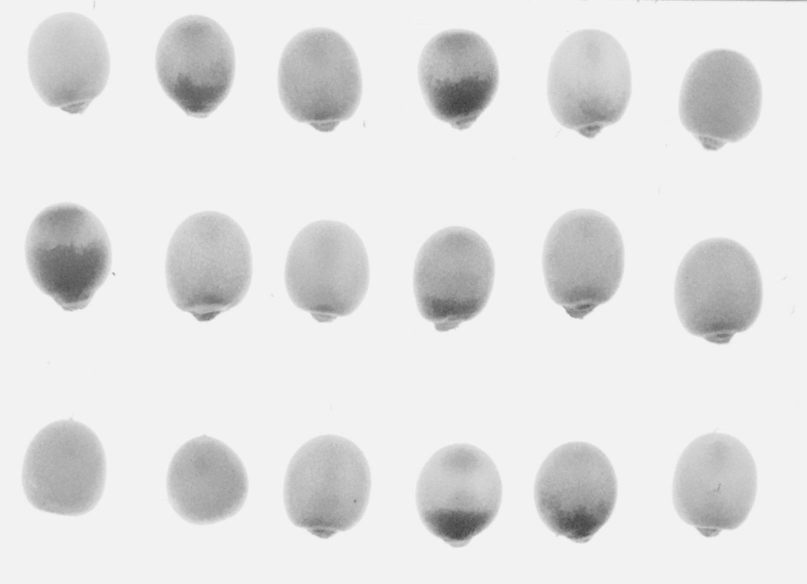
#> input picture kernelpheno/data/gray_normed/DSC05393.jpeg, 1614 x 1168 px (shown at 1/2 size)
$ python -i preprocess.py   (imports and definitions only)   (older library calls are emulated)
#> lines starting #> are read from the running program, lines starting #| are printed output that depends on the picture; after the words box and inside, x2 and y2 are one past the last pixel; in counts of white or black regions, pixels touching at a corner belong together
### kernelpheno/code/segmentation.py
from skimage.segmentation import slic
from skimage.io import imread, imsave
from skimage.color import rgb2gray
from skimage.measure import label, regionprops
from skimage.filters import threshold_otsu, gaussian
from skimage.color import label2rgb
from skimage.morphology import binary_closing, binary_opening, square
from skimage.util import invert
from skimage import img_as_float, img_as_int

import matplotlib.pyplot as plt
import numpy as np
import matplotlib.patches as mpatches
import os.path as osp
import os
import argparse
import logging

from logger import get_logger
from utils import create_name_from_path, show_image, is_gray

log = get_logger(level=logging.DEBUG)
#> further down, picture is the input picture: shape (1168, 1614, 3); min 58, max 252, mean 226.2

# [146 lines left out: functions normalize_images, draw_bounding_boxes, plot_bbx, segment_images, get_sorted_bboxes, not called in this run]


def test_get_sorted_bboxes():
    img = imread("/home/apages/pysrc/KernelPheno/data/sample_images/DSC05389.jpeg")
    get_sorted_bboxes(img, plot=True, fig_location="/home/apages/pysrc/KernelPheno/data/tests")


# [64 lines left out: functions sort_bbxs, get_thumbnails, test_get_thumbnails, segment_image, not called in this run]


def get_filter(image):
    # TODO: test this function
    if not is_gray(image):
        image = rgb2gray(image)
    thresh = threshold_otsu(image)
#> thresh = 0.814
    # clear speckled black pixels in the image
    filter = binary_closing(image > thresh, selem=square(10))
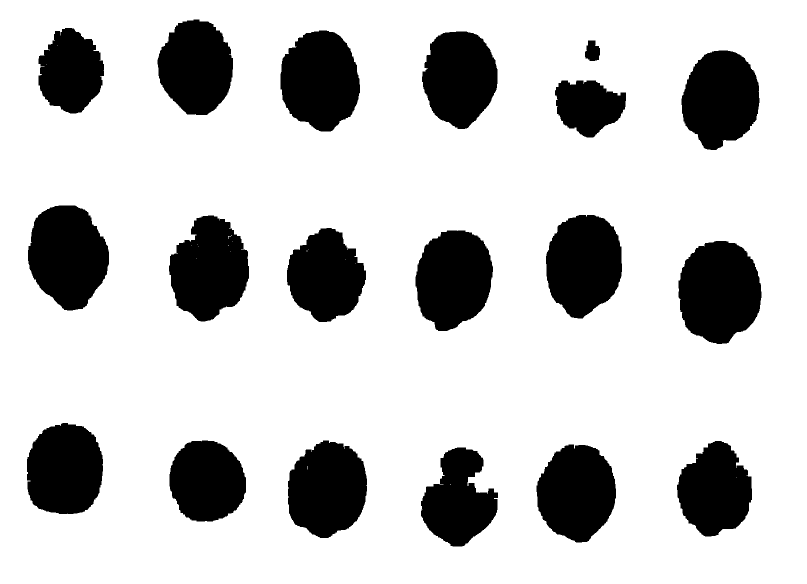
#> filter: shape (1168, 1614) bool (shown at 1/2 size); 79% white; 19 black regions, largest, box (x1, y1, x2, y2) and area: (1357, 482, 1523, 688) 26648, (56, 411, 218, 621) 25379, (561, 61, 720, 263) 24633
    # clear speckled white pixels in the image
    filter = binary_opening(filter, selem=square(15))
#> filter: shape (1168, 1614) bool; 78.9% white; 19 black regions, largest, box (x1, y1, x2, y2) and area: (1357, 482, 1523, 688) 26658, (56, 411, 218, 621) 25381, (561, 61, 720, 263) 24639
    return filter


# [102 lines left out: functions _get_bg_avg, test_gray_normal, __test_all, not called in this run]


# [22 lines that do not run on import are left out]

### kernelpheno/code/logger.py
import logging
# import coloredlogs
import os

_FORMAT = "%(asctime)s %(levelname)s | %(message)s"
_LOGGER = None

def get_logger(level = logging.ERROR, refresh = False):
    global _LOGGER

    logging.basicConfig()

    if not _LOGGER or refresh:
        logger = logging.getLogger(__name__)
        logger.setLevel(level)
        logger.propagate = False

#        os.environ['COLOREDLOGS_LOG_FORMAT'] = _FORMAT
#        os.environ['COLOREDLOGS_LEVEL_STYLES'] = \
#            'info=20;debug=15;warning=30;error=40;critical=50'

        if not logger.handlers:
            formatter = logging.Formatter(_FORMAT, "%H:%M:%S")
            handler   = logging.StreamHandler()
            handler.setFormatter(formatter)
            logger.addHandler(handler)

        # [11 lines of commented-out code are left out]

        _LOGGER = logger

#    coloredlogs.install(logger=_LOGGER)
    return _LOGGER

### kernelpheno/code/utils.py
import re
import os.path as osp
import matplotlib.pyplot as plt
import logging

from logger import get_logger

log = get_logger(level=logging.DEBUG)

# [47 lines left out: functions get_image_regex_pattern, create_name_from_path, not called in this run]


def is_gray(image):
    return True if image.ndim == 2 else False


# [9 lines left out: function show_image, not called in this run]

### kernelpheno/code/preprocess.py
from skimage.segmentation import clear_border
from skimage.io import imread, imsave
from skimage.color import rgb2gray, gray2rgb
from skimage.measure import label, regionprops
from skimage.filters import threshold_otsu
from skimage.morphology import closing, square
from skimage.util import invert
from skimage import img_as_float, img_as_ubyte

import matplotlib.pyplot as plt
import matplotlib.patches as mpatches
import pandas as pd
import numpy as np
import os
import os.path as osp
import logging
import click
import subprocess as sp
import traceback as tb

from logger import get_logger
from utils import (
    get_image_regex_pattern,
    show_image,
    is_gray,
    create_name_from_path
)
from segmentation import segment_image, get_filter

log = get_logger(level=logging.DEBUG)

''' GENERATE DATASET '''
# [186 lines left out: functions dataset, split_val, not called in this run]


''' CONVERSION FROM MISC IMAGE FORMATS TO JPG OR OTHERWISE SPECIFIED FORMAT '''

# [30 lines left out: function convert, not called in this run]


''' SEGMENTATION FUNCTION '''

# [38 lines left out: function segment, not called in this run]


''' NORMALIZE IMAGES '''
# [75 lines left out: function normalize, not called in this run]


''' PLOT BOUNDING BOXES '''
# [34 lines left out: function plot_bbox, not called in this run]


''' FUNCTIONS '''

# [104 lines left out: functions norm, test_norm, get_bg_avg, plot_bbx, not called in this run]


def get_sorted_bboxes(image):
    ''' Generate the sorted bounding boxes '''
    log.info('Getting sorted bounding boxes')
    filter = get_filter(image)
    cleared = clear_border(invert(filter))
    label_image = label(cleared)
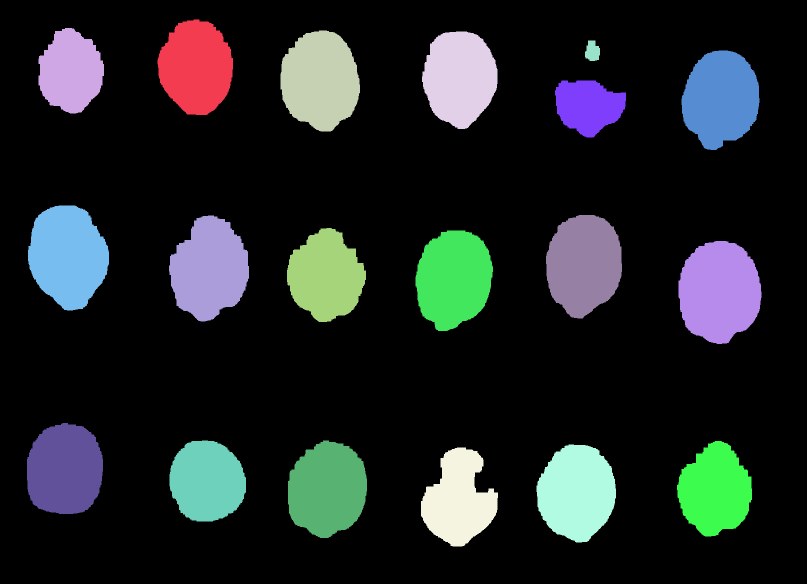
#> label_image: shape (1168, 1614) int32 (shown at 1/2 size); 20 distinct labels, from 0 to 19; one colour per label, 0 black
    coords = []
    for region in regionprops(label_image, coordinates='rc'):
        if (region.area < 1000) \
            or (region.area > 100000) \
            or ((region.major_axis_length / region.minor_axis_length) < 0.2) \
            or ((region.minor_axis_length / region.major_axis_length) < 0.2):
            continue

        coords.append(region.bbox) # minr, minc, maxr, maxc
#> this loop made 19 passes
#> after the loop, coords = 18 items, first 6: (39, 315, 230, 466), (56, 77, 227, 208), (61, 561, 263, 720), (63, 844, 258, 995), (101, 1363, 300, 1519), (161, 1110, 275, 1252)

    sorted_bbxs = _sort_bbxs(coords, image.shape[0])

    return sorted_bbxs


def _sort_bbxs(regions, num_rows):
    ''' Sort bboxes left to right, top to bottom '''
#> called with num_rows = 1168

    def overlap(el1, el2):
        ''' determine if bounding boxes overlap along a row '''
        upper_max = max(el1[0], el2[0])
        lower_min = min(el1[2], el2[2])
        return (upper_max < lower_min)

    rows = []

    while(len(regions)):
        sorted_by_y = sorted(regions, key=lambda x: x[0])
        first_el = sorted_by_y[0]
        rows.append([first_el])
        regions.remove(first_el)
        sorted_by_y.pop(0)
        for el in sorted_by_y:
            if overlap(el, first_el) or overlap(el, rows[-1][-1]):
                rows[-1].append(el)
                regions.remove(el)
#> this loop made 3 passes
#> first_el on passes 1 to 3: (39, 315, 230, 466), (411, 56, 621, 218), (846, 54, 1028, 206)
#> after the loop, regions = []; rows = 3 items

    sorted_bbxs = []
#> sorted_bbxs = []
    for row in rows:
        sorted_bbxs += sorted(row, key=lambda x: x[1])
#> this loop made 3 passes
#> after the loop, sorted_bbxs = 18 items, first 6: (56, 77, 227, 208), (39, 315, 230, 466), (61, 561, 263, 720), (63, 844, 258, 995), (161, 1110, 275, 1252), (101, 1363, 300, 1519)
    return sorted_bbxs


# [8 lines of commented-out code are left out]


# [2 lines not run here, left out]
    # generate_dataset(r'/home/apages/SCHNABLELAB/pysrc/KernelPheno/data/images',
    #                  r'/home/apages/SCHNABLELAB/pysrc/KernelPheno/data/dataset',
    #                  r'/home/apages/SCHNABLELAB/pysrc/KernelPheno/report.clean.csv')

>>> import cv2
>>> picture = cv2.cvtColor(cv2.imread('../data/gray_normed/DSC05393.jpeg'), cv2.COLOR_BGR2RGB)
>>> result = get_sorted_bboxes(picture)
#> result has the same summary as sorted_bbxs in _sort_bbxs

$ run again, on kernelpheno/data/images/DSC05398.jpeg
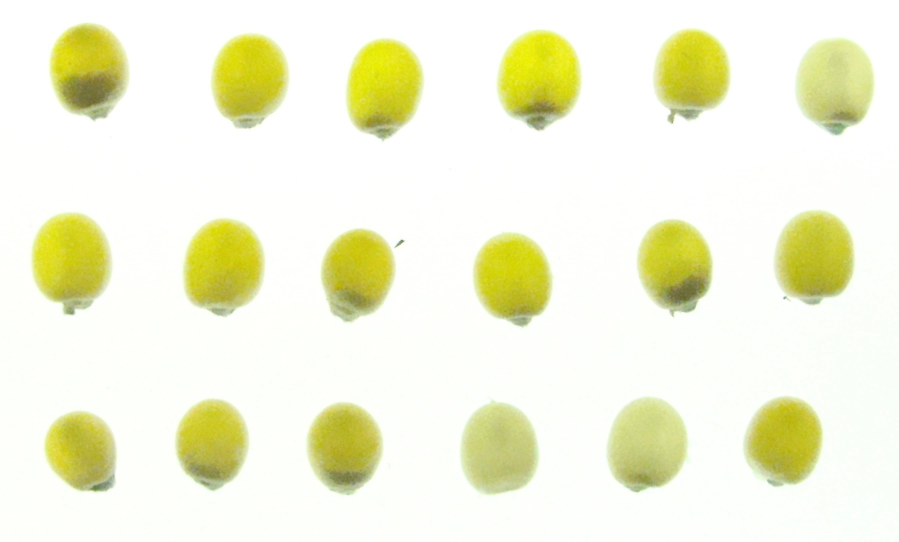
#> input picture kernelpheno/data/images/DSC05398.jpeg, 1797 x 1083 px (shown at 1/2 size)
#> thresh = 0.869
#> in get_filter, `filter = binary_closing(image > thresh, selem=square(10))`:
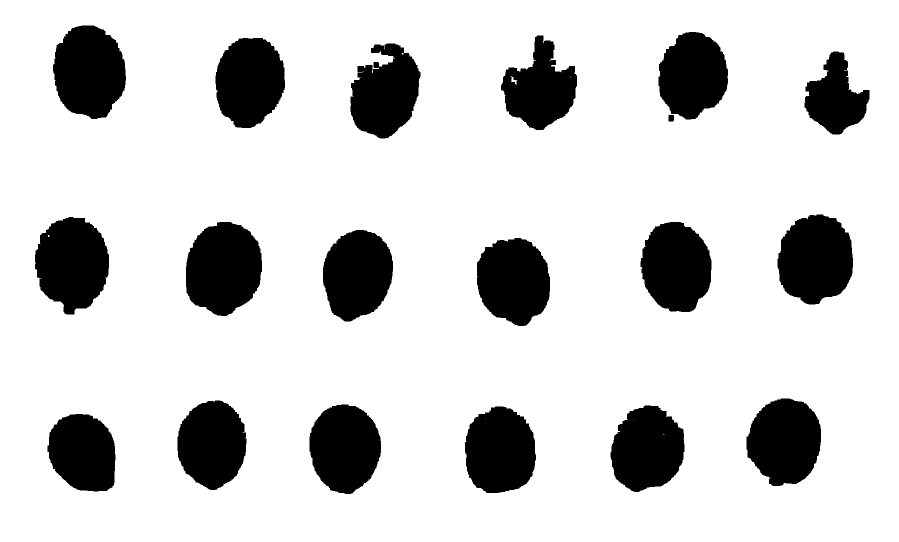
#> filter: shape (1083, 1797) bool (shown at 1/2 size); 82.2% white; 19 black regions, largest, box (x1, y1, x2, y2) and area: (372, 444, 524, 632) 22299, (70, 434, 218, 629) 21403, (1555, 429, 1706, 609) 21208
#> cleared: shape (1083, 1797) bool; 17.8% white; 18 white regions, largest, box (x1, y1, x2, y2) and area: (372, 444, 524, 632) 22299, (70, 434, 218, 629) 21428, (1555, 429, 1706, 609) 21218
#> in get_sorted_bboxes, `label_image = label(cleared)`:
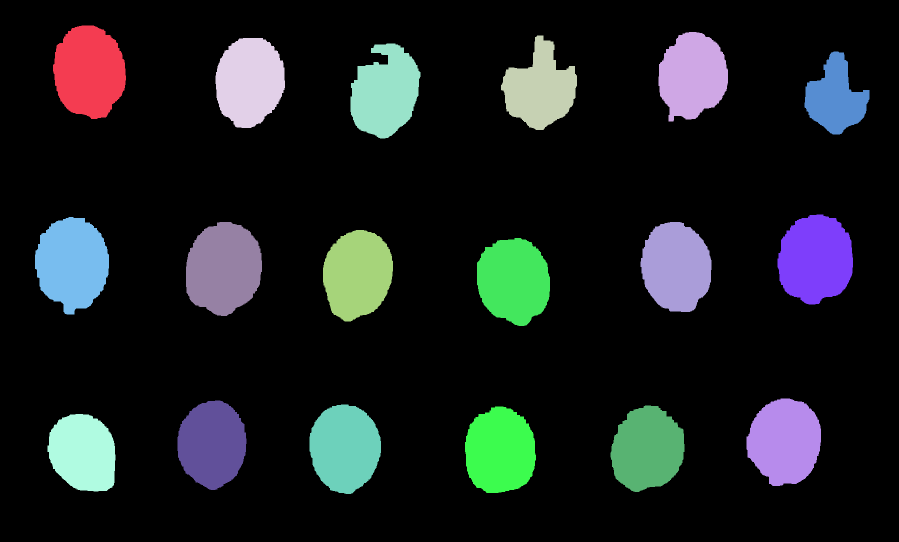
#> label_image: shape (1083, 1797) int32 (shown at 1/2 size); 19 distinct labels, from 0 to 18; one colour per label, 0 black
#> the loop in get_sorted_bboxes, `for region in regionprops(label_image, coordinates='rc'):` made 18 passes
#> after the loop in get_sorted_bboxes, `for region in regionprops(label_image, coordinates='rc'):`: coords = 18 items, first 6: (51, 106, 238, 252), (64, 1317, 243, 1456), (71, 1002, 260, 1154), (76, 431, 256, 570), (87, 701, 277, 841), (103, 1609, 269, 1739)
#> the loop in _sort_bbxs, `while(len(regions)):` made 3 passes
#> first_el on passes 1 to 3: (51, 106, 238, 252), (429, 1555, 609, 1706), (797, 1493, 972, 1642)
#> after the loop in _sort_bbxs, `while(len(regions)):`: regions = []; rows = 3 items
#> in _sort_bbxs, `sorted_bbxs = []`: sorted_bbxs = []
#> the loop in _sort_bbxs, `for row in rows:` made 3 passes
#> after the loop in _sort_bbxs, `for row in rows:`: sorted_bbxs = 18 items, first 6: (51, 106, 238, 252), (76, 431, 256, 570), (87, 701, 277, 841), (71, 1002, 260, 1154), (64, 1317, 243, 1456), (103, 1609, 269, 1739)
#> result has the same summary as sorted_bbxs in _sort_bbxs

$ run again, on kernelpheno/data/images/DSC05583.jpeg
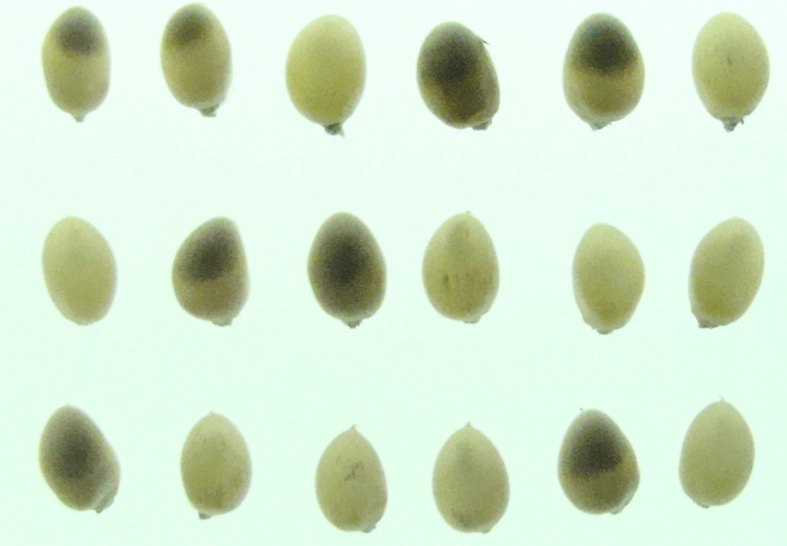
#> input picture kernelpheno/data/images/DSC05583.jpeg, 1574 x 1091 px (shown at 1/2 size)
#> thresh = 0.775
#> in get_filter, `filter = binary_closing(image > thresh, selem=square(10))`:
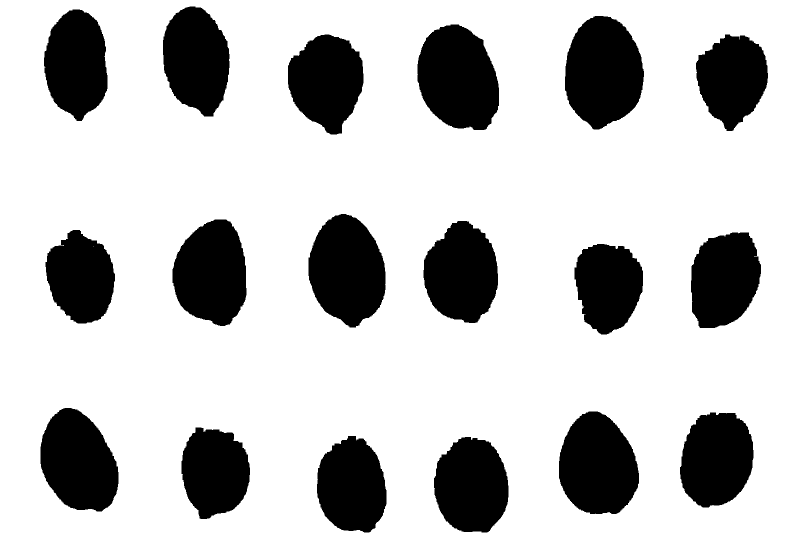
#> filter: shape (1091, 1574) bool (shown at 1/2 size); 76.5% white; 18 black regions, largest, box (x1, y1, x2, y2) and area: (1130, 32, 1288, 259) 27186, (835, 49, 998, 260) 26565, (617, 428, 771, 655) 25907
#> cleared: shape (1091, 1574) bool; 23.5% white; 18 white regions, largest, box (x1, y1, x2, y2) and area: (1130, 32, 1288, 259) 27186, (835, 49, 998, 260) 26585, (617, 428, 771, 655) 25908
#> in get_sorted_bboxes, `label_image = label(cleared)`:
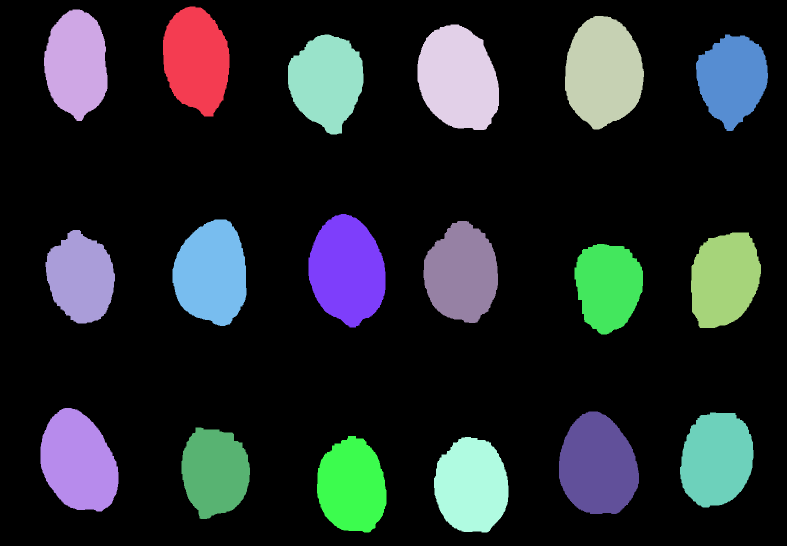
#> label_image: shape (1091, 1574) int32 (shown at 1/2 size); 19 distinct labels, from 0 to 18; one colour per label, 0 black
#> the loop in get_sorted_bboxes, `for region in regionprops(label_image, coordinates='rc'):` made 18 passes
#> after the loop in get_sorted_bboxes, `for region in regionprops(label_image, coordinates='rc'):`: coords = 18 items, first 6: (13, 326, 233, 459), (19, 88, 242, 215), (32, 1130, 259, 1288), (49, 835, 260, 998), (69, 576, 269, 727), (69, 1392, 262, 1536)
#> the loop in _sort_bbxs, `while(len(regions)):` made 3 passes
#> first_el on passes 1 to 3: (13, 326, 233, 459), (428, 617, 655, 771), (816, 81, 1023, 237)
#> after the loop in _sort_bbxs, `while(len(regions)):`: regions = []; rows = 3 items
#> in _sort_bbxs, `sorted_bbxs = []`: sorted_bbxs = []
#> the loop in _sort_bbxs, `for row in rows:` made 3 passes
#> after the loop in _sort_bbxs, `for row in rows:`: sorted_bbxs = 18 items, first 6: (19, 88, 242, 215), (13, 326, 233, 459), (69, 576, 269, 727), (49, 835, 260, 998), (32, 1130, 259, 1288), (69, 1392, 262, 1536)
#> result has the same summary as sorted_bbxs in _sort_bbxs
